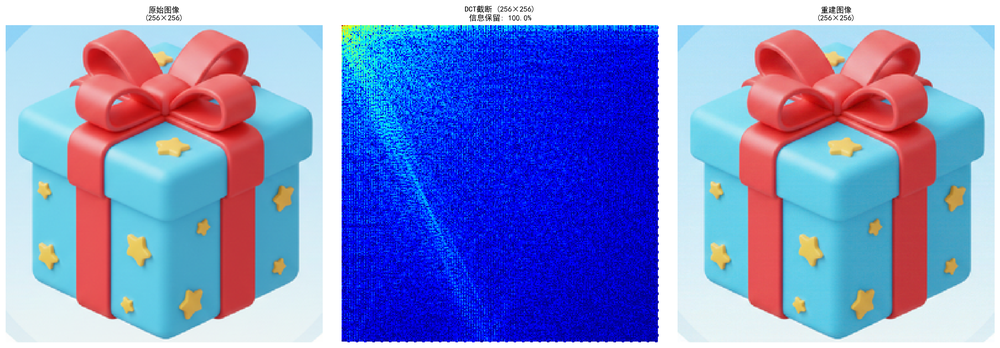
#> input picture Share/Gift_256_dct256_demo.png, 1000 x 348 px, shrunk from 3542 x 1232 before the run; its folder holds only this picture in this run
$ python quick_dct_demo.py Gift_256_dct256_demo.png 100
#> lines starting #> are read from the running program, lines starting #| are printed output that depends on the picture
"""
单图DCT可视化快速脚本
用法: python quick_dct_demo.py <图片路径> <dct_size>
示例: python quick_dct_demo.py ./test.png 32
"""
import sys
import cv2
import numpy as np
from scipy.fftpack import dct, idct
from pathlib import Path
import matplotlib.pyplot as plt
import matplotlib
matplotlib.use('Agg')

def calculate_dct_2d(image_channel):
    """2D DCT变换"""
    return dct(dct(image_channel, axis=0, norm='ortho'), axis=1, norm='ortho')

def calculate_idct_2d(dct_coefficients):
    """2D逆DCT变换"""
    return idct(idct(dct_coefficients, axis=0, norm='ortho'), axis=1, norm='ortho')

def quick_demo(image_path, dct_size):
    """快速演示DCT截断与重建"""
#> called with image_path = 'Gift_256_dct256_demo.png', dct_size = 100
    # 读取图像
    image = cv2.imread(image_path)
#> image is the input picture: shape (348, 1000, 3); mean B, G, R 202.9, 141.2, 129.3
    if image is None:
        print(f"❌ 错误: 无法读取图像 {image_path}")
        return

    # 转Lab色彩空间
    image_lab = cv2.cvtColor(image, cv2.COLOR_BGR2Lab)
#> image_lab: shape (348, 1000, 3); mean of channels 0, 1, 2 163.8, 147.7, 101.4
    L, a, b = cv2.split(image_lab)
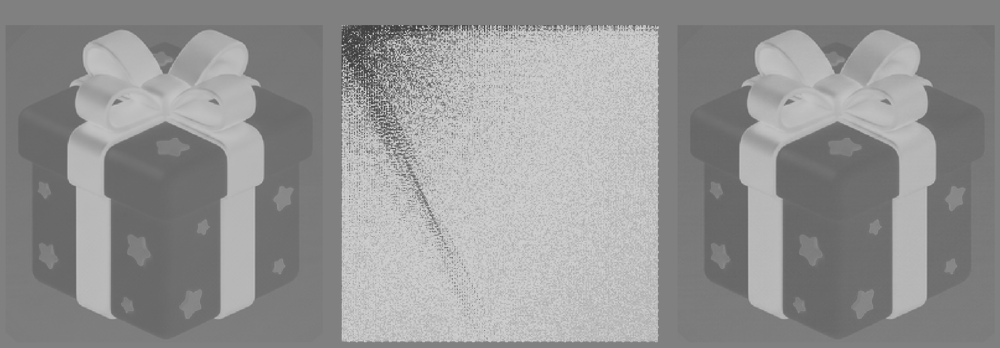
#> a: shape (348, 1000); min 62, max 207, mean 147.7
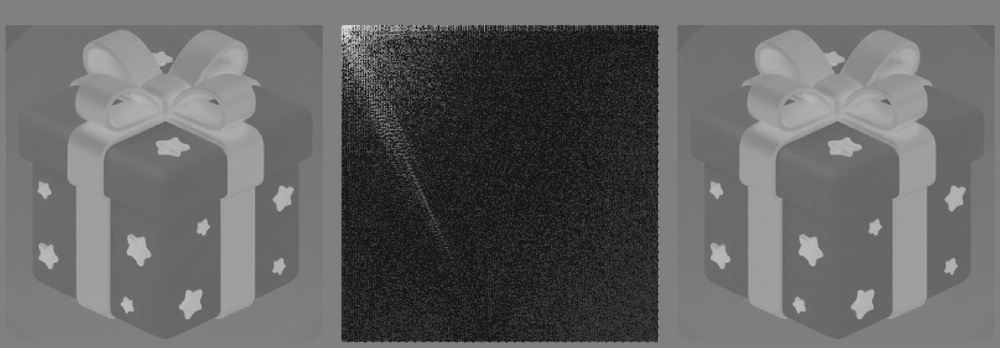
#> b: shape (348, 1000); min 20, max 221, mean 101.4

    # 对L通道进行DCT
    L_float = L.astype(np.float32)
    dct_result = calculate_dct_2d(L_float)

    # 截断DCT
    dct_truncated = np.zeros_like(dct_result)
    dct_truncated[:dct_size, :dct_size] = dct_result[:dct_size, :dct_size]

    # 重建L通道
    L_reconstructed = calculate_idct_2d(dct_truncated)
#> in calculate_idct_2d, `return idct(idct(dct_coefficients, axis=0, norm='ortho'), axis=1, norm..`:
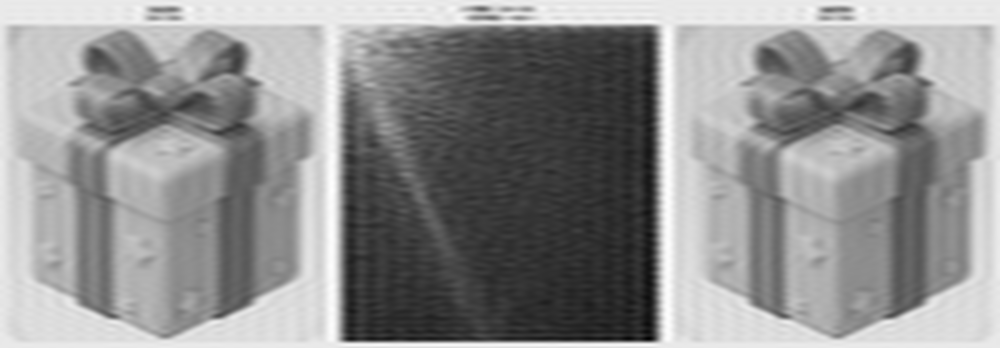
#> returned value: shape (348, 1000) float32; min 14.13, max 277.6, mean 163.8; drawn with min black and max white
    L_reconstructed = np.clip(L_reconstructed, 0, 255).astype(np.uint8)
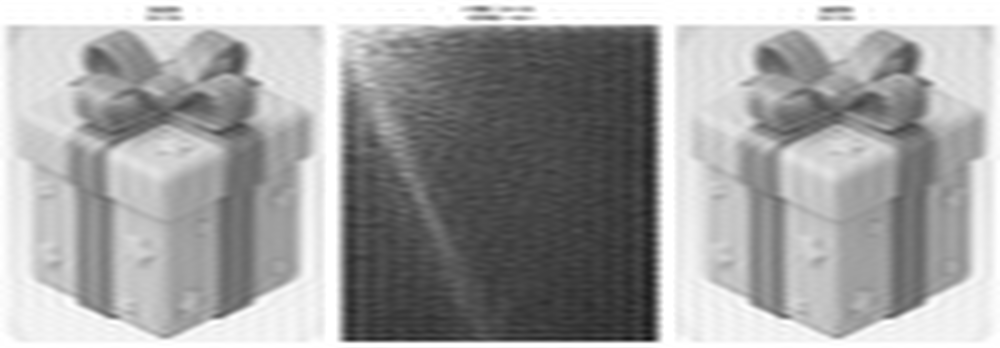
#> L_reconstructed: shape (348, 1000); min 14, max 255, mean 163

    # 对a, b通道同样处理
    reconstructed_channels = [L_reconstructed]
    for channel in [a, b]:
        ch_float = channel.astype(np.float32)
        ch_dct = calculate_dct_2d(ch_float)
        ch_dct_trunc = np.zeros_like(ch_dct)
        ch_dct_trunc[:dct_size, :dct_size] = ch_dct[:dct_size, :dct_size]
        ch_recon = calculate_idct_2d(ch_dct_trunc)
        ch_recon = np.clip(ch_recon, 0, 255).astype(np.uint8)
        reconstructed_channels.append(ch_recon)
#> this loop made 2 passes
#> after the loop, reconstructed_channels = 3 items

    # 合并并转回BGR
    reconstructed_lab = cv2.merge(reconstructed_channels)
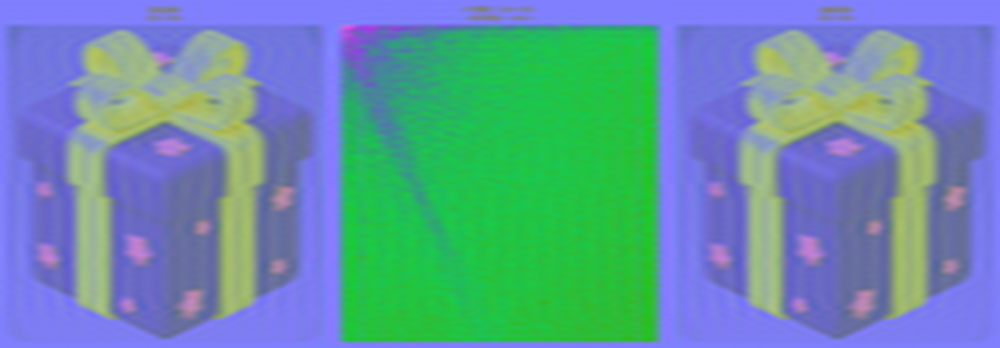
#> reconstructed_lab: shape (348, 1000, 3); mean of channels 0, 1, 2 163, 147.2, 100.9; drawn as B, G, R
    reconstructed_bgr = cv2.cvtColor(reconstructed_lab, cv2.COLOR_Lab2BGR)

    # 可视化DCT系数
    height, width = dct_result.shape
#> height = 348; width = 1000
    dct_abs = np.abs(dct_result)
    dct_log = np.log10(dct_abs + 1)
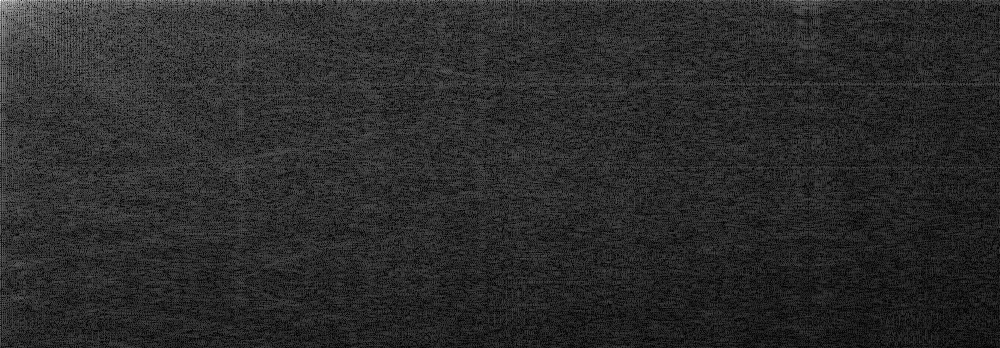
#> dct_log: shape (348, 1000) float32; min 6.73e-06, max 4.99, mean 0.85; drawn with min black and max white
    dct_normalized = (dct_log - dct_log.min()) / (dct_log.max() - dct_log.min())

    vis_image = np.zeros((height, width, 3))
    heatmap = plt.cm.jet(dct_normalized[:dct_size, :dct_size])[:, :, :3]
#> heatmap: shape (100, 100, 3) float64; mean of channels 0, 1, 2 0.0705, 0.614, 0.908
    vis_image[:dct_size, :dct_size] = heatmap
#> vis_image: shape (348, 1000, 3) float64; mean of channels 0, 1, 2 0.00203, 0.0176, 0.0261
    vis_image[dct_size:, :] = 0.2
#> vis_image: shape (348, 1000, 3) float64; mean of channels 0, 1, 2 0.145, 0.16, 0.169
    vis_image[:, dct_size:] = 0.2
#> vis_image: shape (348, 1000, 3) float64; mean of channels 0, 1, 2 0.196, 0.212, 0.22

    # 创建三联图
    fig, axes = plt.subplots(1, 3, figsize=(18, 6))

    # 原图
    axes[0].imshow(cv2.cvtColor(image, cv2.COLOR_BGR2RGB))
    axes[0].set_title(f'原始图像\n({width}×{height})', fontsize=12, weight='bold', fontproperties='SimHei')
    axes[0].axis('off')

    # DCT可视化
    axes[1].imshow(vis_image)
    axes[1].axhline(y=dct_size-0.5, color='white', linewidth=2, linestyle='--')
    axes[1].axvline(x=dct_size-0.5, color='white', linewidth=2, linestyle='--')
    info_retention = (dct_size * dct_size) / (height * width) * 100
#> info_retention = 2.87
    axes[1].set_title(f'DCT截断 ({dct_size}×{dct_size})\n信息保留: {info_retention:.1f}%',
                      fontsize=12, weight='bold', fontproperties='SimHei')
    axes[1].axis('off')

    # 重建图
    axes[2].imshow(cv2.cvtColor(reconstructed_bgr, cv2.COLOR_BGR2RGB))
    axes[2].set_title(f'重建图像\n({width}×{height})', fontsize=12, weight='bold', fontproperties='SimHei')
    axes[2].axis('off')

    plt.tight_layout()

    # 保存
    output_path = Path(image_path).parent / f"{Path(image_path).stem}_dct{dct_size}_demo.png"
    plt.savefig(output_path, dpi=200, bbox_inches='tight')
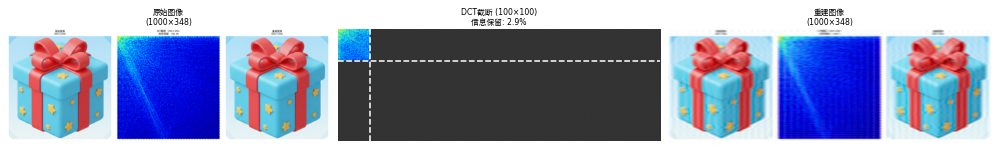
#> figure drawn by matplotlib, 3 panels
    plt.close()

    print(f"✓ 已生成: {output_path}")
    print(f"  DCT尺寸: {dct_size}×{dct_size}")
    print(f"  信息保留率: {info_retention:.2f}%")
#|   信息保留率: 2.87%

if __name__ == "__main__":
    if len(sys.argv) < 3:
        print("用法: python quick_dct_demo.py <图片路径> <dct_size>")
        print("示例: python quick_dct_demo.py ./test.png 32")
        sys.exit(1)

    image_path = sys.argv[1]
    dct_size = int(sys.argv[2])

    quick_demo(image_path, dct_size)
